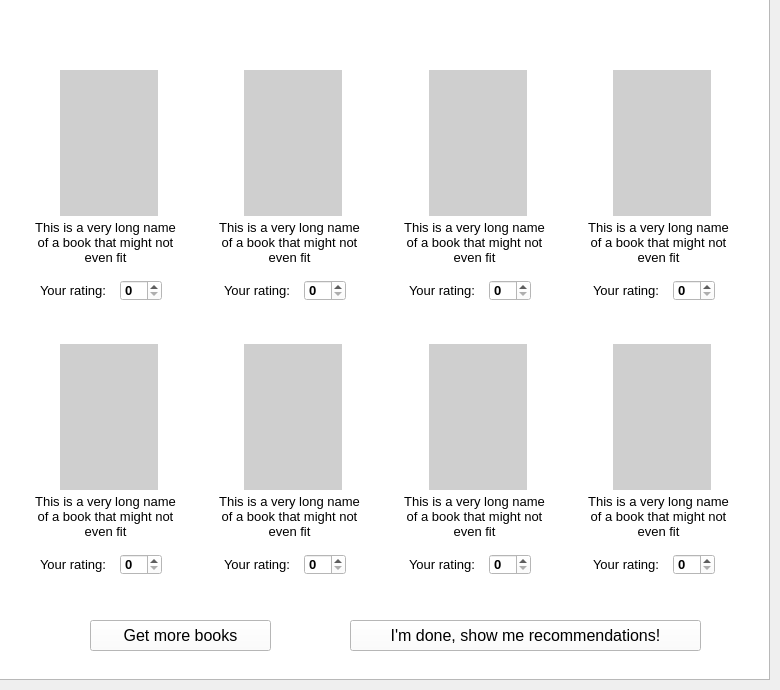
       <widget class="QWidget" name="page_2">
        <widget class="QLabel" name="label_rate">
         <property name="geometry">
          <rect>
           <x>30</x>
           <y>20</y>
           <width>441</width>
           <height>31</height>
          </rect>
         </property>
         <property name="font">
          <font>
           <family>Arial</family>
           <pointsize>14</pointsize>
           <underline>false</underline>
          </font>
         </property>
         <property name="styleSheet">
          <string notr="true">background: transparent;
color: rgb(255, 255, 255);</string>
         </property>
         <property name="text">
          <string>Please, rate the books you have read</string>
         </property>
        </widget>
        <widget class="QPushButton" name="pushButton_more">
         <property name="geometry">
          <rect>
           <x>90</x>
           <y>620</y>
           <width>181</width>
           <height>31</height>
          </rect>
         </property>
         <property name="font">
          <font>
           <family>Arial</family>
           <pointsize>12</pointsize>
          </font>
         </property>
         <property name="styleSheet">
          <string notr="true">background-color: rgb(255, 255, 255);</string>
         </property>
         <property name="text">
          <string>Get more books</string>
         </property>
        </widget>
        <widget class="QPushButton" name="pushButton_done">
         <property name="geometry">
          <rect>
           <x>350</x>
           <y>620</y>
           <width>351</width>
           <height>31</height>
          </rect>
         </property>
         <property name="font">
          <font>
           <family>Arial</family>
           <pointsize>12</pointsize>
          </font>
         </property>
         <property name="styleSheet">
          <string notr="true">background-color: rgb(255, 255, 255);</string>
         </property>
         <property name="text">
          <string>I'm done, show me recommendations!</string>
         </property>
        </widget>
        <widget class="QWidget" name="widget_rate" native="true">
         <property name="geometry">
          <rect>
           <x>20</x>
           <y>60</y>
           <width>731</width>
           <height>541</height>
          </rect>
         </property>
         <property name="styleSheet">
          <string notr="true">background:transparent;</string>
         </property>
         <layout class="QHBoxLayout" name="horizontalLayout_4">
          <item>
           <layout class="QGridLayout" name="gridLayout">
            <item row="0" column="0">
             <widget class="QWidget" name="widget_1" native="true">
              <property name="styleSheet">
               <string notr="true">background-color: rgb(255, 255, 255);</string>
              </property>
              <widget class="QLabel" name="label_title_1">
               <property name="geometry">
                <rect>
                 <x>10</x>
                 <y>160</y>
                 <width>151</width>
                 <height>51</height>
                </rect>
               </property>
               <property name="sizePolicy">
                <sizepolicy hsizetype="Preferred" vsizetype="Preferred">
                 <horstretch>0</horstretch>
                 <verstretch>0</verstretch>
                </sizepolicy>
               </property>
               <property name="font">
                <font>
                 <family>Arial</family>
                 <pointsize>10</pointsize>
                </font>
               </property>
               <property name="acceptDrops">
                <bool>false</bool>
               </property>
               <property name="text">
                <string>This is a very long name of a book that might not even fit</string>
               </property>
               <property name="textFormat">
                <enum>Qt::AutoText</enum>
               </property>
               <property name="scaledContents">
                <bool>false</bool>
               </property>
               <property name="alignment">
                <set>Qt::AlignHCenter|Qt::AlignTop</set>
               </property>
               <property name="wordWrap">
                <bool>true</bool>
               </property>
              </widget>
              <widget class="QLabel" name="label_rating_1">
               <property name="geometry">
                <rect>
                 <x>20</x>
                 <y>220</y>
                 <width>71</width>
                 <height>21</height>
                </rect>
               </property>
               <property name="font">
                <font>
                 <family>Arial</family>
                 <pointsize>10</pointsize>
                </font>
               </property>
               <property name="text">
                <string>Your rating:</string>
               </property>
               <property name="alignment">
                <set>Qt::AlignLeading|Qt::AlignLeft|Qt::AlignVCenter</set>
               </property>
              </widget>
              <widget class="QSpinBox" name="spinBox_rating_1">
               <property name="geometry">
                <rect>
                 <x>100</x>
                 <y>220</y>
                 <width>42</width>
                 <height>21</height>
                </rect>
               </property>
               <property name="font">
                <font>
                 <family>Arial</family>
                 <pointsize>10</pointsize>
                 <weight>75</weight>
                 <bold>true</bold>
                </font>
               </property>
               <property name="maximum">
                <number>5</number>
               </property>
              </widget>
              <widget class="QLabel" name="label_cover_1">
               <property name="geometry">
                <rect>
                 <x>40</x>
                 <y>10</y>
                 <width>98</width>
                 <height>146</height>
                </rect>
               </property>
               <property name="styleSheet">
                <string notr="true">background-color: rgb(207, 207, 207);</string>
               </property>
               <property name="text">
                <string/>
               </property>
              </widget>
             </widget>
            </item>
            <item row="1" column="0">
             <widget class="QWidget" name="widget_5" native="true">
              <property name="styleSheet">
               <string notr="true">background-color: rgb(255, 255, 255);</string>
              </property>
              <widget class="QLabel" name="label_title_5">
               <property name="geometry">
                <rect>
                 <x>10</x>
                 <y>160</y>
                 <width>151</width>
                 <height>51</height>
                </rect>
               </property>
               <property name="sizePolicy">
                <sizepolicy hsizetype="Preferred" vsizetype="Preferred">
                 <horstretch>0</horstretch>
                 <verstretch>0</verstretch>
                </sizepolicy>
               </property>
               <property name="font">
                <font>
                 <family>Arial</family>
                 <pointsize>10</pointsize>
                </font>
               </property>
               <property name="acceptDrops">
                <bool>false</bool>
               </property>
               <property name="text">
                <string>This is a very long name of a book that might not even fit</string>
               </property>
               <property name="textFormat">
                <enum>Qt::AutoText</enum>
               </property>
               <property name="scaledContents">
                <bool>false</bool>
               </property>
               <property name="alignment">
                <set>Qt::AlignHCenter|Qt::AlignTop</set>
               </property>
               <property name="wordWrap">
                <bool>true</bool>
               </property>
              </widget>
              <widget class="QLabel" name="label_rating_5">
               <property name="geometry">
                <rect>
                 <x>20</x>
                 <y>220</y>
                 <width>71</width>
                 <height>21</height>
                </rect>
               </property>
               <property name="font">
                <font>
                 <family>Arial</family>
                 <pointsize>10</pointsize>
                </font>
               </property>
               <property name="text">
                <string>Your rating:</string>
               </property>
               <property name="alignment">
                <set>Qt::AlignLeading|Qt::AlignLeft|Qt::AlignVCenter</set>
               </property>
              </widget>
              <widget class="QSpinBox" name="spinBox_rating_5">
               <property name="geometry">
                <rect>
                 <x>100</x>
                 <y>220</y>
                 <width>42</width>
                 <height>21</height>
                </rect>
               </property>
               <property name="font">
                <font>
                 <family>Arial</family>
                 <pointsize>10</pointsize>
                 <weight>75</weight>
                 <bold>true</bold>
                </font>
               </property>
               <property name="maximum">
                <number>5</number>
               </property>
              </widget>
              <widget class="QLabel" name="label_cover_5">
               <property name="geometry">
                <rect>
                 <x>40</x>
                 <y>10</y>
                 <width>98</width>
                 <height>146</height>
                </rect>
               </property>
               <property name="styleSheet">
                <string notr="true">background-color: rgb(207, 207, 207);</string>
               </property>
               <property name="text">
                <string/>
               </property>
              </widget>
             </widget>
            </item>
            <item row="0" column="2">
             <widget class="QWidget" name="widget_3" native="true">
              <property name="styleSheet">
               <string notr="true">background-color: rgb(255, 255, 255);</string>
              </property>
              <widget class="QLabel" name="label_title_3">
               <property name="geometry">
                <rect>
                 <x>10</x>
                 <y>160</y>
                 <width>151</width>
                 <height>51</height>
                </rect>
               </property>
               <property name="sizePolicy">
                <sizepolicy hsizetype="Preferred" vsizetype="Preferred">
                 <horstretch>0</horstretch>
                 <verstretch>0</verstretch>
                </sizepolicy>
               </property>
               <property name="font">
                <font>
                 <family>Arial</family>
                 <pointsize>10</pointsize>
                </font>
               </property>
               <property name="acceptDrops">
                <bool>false</bool>
               </property>
               <property name="text">
                <string>This is a very long name of a book that might not even fit</string>
               </property>
               <property name="textFormat">
                <enum>Qt::AutoText</enum>
               </property>
               <property name="scaledContents">
                <bool>false</bool>
               </property>
               <property name="alignment">
                <set>Qt::AlignHCenter|Qt::AlignTop</set>
               </property>
               <property name="wordWrap">
                <bool>true</bool>
               </property>
              </widget>
              <widget class="QLabel" name="label_rating_3">
               <property name="geometry">
                <rect>
                 <x>20</x>
                 <y>220</y>
                 <width>71</width>
                 <height>21</height>
                </rect>
               </property>
               <property name="font">
                <font>
                 <family>Arial</family>
                 <pointsize>10</pointsize>
                </font>
               </property>
               <property name="text">
                <string>Your rating:</string>
               </property>
               <property name="alignment">
                <set>Qt::AlignLeading|Qt::AlignLeft|Qt::AlignVCenter</set>
               </property>
              </widget>
              <widget class="QSpinBox" name="spinBox_rating_3">
               <property name="geometry">
                <rect>
                 <x>100</x>
                 <y>220</y>
                 <width>42</width>
                 <height>21</height>
                </rect>
               </property>
               <property name="font">
                <font>
                 <family>Arial</family>
                 <pointsize>10</pointsize>
                 <weight>75</weight>
                 <bold>true</bold>
                </font>
               </property>
               <property name="minimum">
                <number>0</number>
               </property>
               <property name="maximum">
                <number>5</number>
               </property>
               <property name="value">
                <number>0</number>
               </property>
              </widget>
              <widget class="QLabel" name="label_cover_3">
               <property name="geometry">
                <rect>
                 <x>40</x>
                 <y>10</y>
                 <width>98</width>
                 <height>146</height>
                </rect>
               </property>
               <property name="styleSheet">
                <string notr="true">background-color: rgb(207, 207, 207);</string>
               </property>
               <property name="text">
                <string/>
               </property>
              </widget>
             </widget>
            </item>
            <item row="0" column="3">
             <widget class="QWidget" name="widget_4" native="true">
              <property name="styleSheet">
               <string notr="true">background-color: rgb(255, 255, 255);</string>
              </property>
              <widget class="QLabel" name="label_title_4">
               <property name="geometry">
                <rect>
                 <x>10</x>
                 <y>160</y>
                 <width>151</width>
                 <height>51</height>
                </rect>
               </property>
               <property name="sizePolicy">
                <sizepolicy hsizetype="Preferred" vsizetype="Preferred">
                 <horstretch>0</horstretch>
                 <verstretch>0</verstretch>
                </sizepolicy>
               </property>
               <property name="font">
                <font>
                 <family>Arial</family>
                 <pointsize>10</pointsize>
                </font>
               </property>
               <property name="acceptDrops">
                <bool>false</bool>
               </property>
               <property name="text">
                <string>This is a very long name of a book that might not even fit</string>
               </property>
               <property name="textFormat">
                <enum>Qt::AutoText</enum>
               </property>
               <property name="scaledContents">
                <bool>false</bool>
               </property>
               <property name="alignment">
                <set>Qt::AlignHCenter|Qt::AlignTop</set>
               </property>
               <property name="wordWrap">
                <bool>true</bool>
               </property>
              </widget>
              <widget class="QLabel" name="label_rating_4">
               <property name="geometry">
                <rect>
                 <x>20</x>
                 <y>220</y>
                 <width>71</width>
                 <height>21</height>
                </rect>
               </property>
               <property name="font">
                <font>
                 <family>Arial</family>
                 <pointsize>10</pointsize>
                </font>
               </property>
               <property name="text">
                <string>Your rating:</string>
               </property>
               <property name="alignment">
                <set>Qt::AlignLeading|Qt::AlignLeft|Qt::AlignVCenter</set>
               </property>
              </widget>
              <widget class="QSpinBox" name="spinBox_rating_4">
               <property name="geometry">
                <rect>
                 <x>100</x>
                 <y>220</y>
                 <width>42</width>
                 <height>21</height>
                </rect>
               </property>
               <property name="font">
                <font>
                 <family>Arial</family>
                 <pointsize>10</pointsize>
                 <weight>75</weight>
                 <bold>true</bold>
                </font>
               </property>
               <property name="maximum">
                <number>5</number>
               </property>
              </widget>
              <widget class="QLabel" name="label_cover_4">
               <property name="geometry">
                <rect>
                 <x>40</x>
                 <y>10</y>
                 <width>98</width>
                 <height>146</height>
                </rect>
               </property>
               <property name="styleSheet">
                <string notr="true">background-color: rgb(207, 207, 207);</string>
               </property>
               <property name="text">
                <string/>
               </property>
              </widget>
             </widget>
            </item>
            <item row="1" column="3">
             <widget class="QWidget" name="widget_8" native="true">
              <property name="styleSheet">
               <string notr="true">background-color: rgb(255, 255, 255);</string>
              </property>
              <widget class="QLabel" name="label_title_8">
               <property name="geometry">
                <rect>
                 <x>10</x>
                 <y>160</y>
                 <width>151</width>
                 <height>51</height>
                </rect>
               </property>
               <property name="sizePolicy">
                <sizepolicy hsizetype="Preferred" vsizetype="Preferred">
                 <horstretch>0</horstretch>
                 <verstretch>0</verstretch>
                </sizepolicy>
               </property>
               <property name="font">
                <font>
                 <family>Arial</family>
                 <pointsize>10</pointsize>
                </font>
               </property>
               <property name="acceptDrops">
                <bool>false</bool>
               </property>
               <property name="text">
                <string>This is a very long name of a book that might not even fit</string>
               </property>
               <property name="textFormat">
                <enum>Qt::AutoText</enum>
               </property>
               <property name="scaledContents">
                <bool>false</bool>
               </property>
               <property name="alignment">
                <set>Qt::AlignHCenter|Qt::AlignTop</set>
               </property>
               <property name="wordWrap">
                <bool>true</bool>
               </property>
              </widget>
              <widget class="QLabel" name="label_rating_8">
               <property name="geometry">
                <rect>
                 <x>20</x>
                 <y>220</y>
                 <width>81</width>
                 <height>21</height>
                </rect>
               </property>
               <property name="font">
                <font>
                 <family>Arial</family>
                 <pointsize>10</pointsize>
                </font>
               </property>
               <property name="text">
                <string>Your rating:</string>
               </property>
               <property name="alignment">
                <set>Qt::AlignLeading|Qt::AlignLeft|Qt::AlignVCenter</set>
               </property>
              </widget>
              <widget class="QSpinBox" name="spinBox_rating_8">
               <property name="geometry">
                <rect>
                 <x>100</x>
                 <y>220</y>
                 <width>42</width>
                 <height>21</height>
                </rect>
               </property>
               <property name="font">
                <font>
                 <family>Arial</family>
                 <pointsize>10</pointsize>
                 <weight>75</weight>
                 <bold>true</bold>
                </font>
               </property>
               <property name="maximum">
                <number>5</number>
               </property>
              </widget>
              <widget class="QLabel" name="label_cover_8">
               <property name="geometry">
                <rect>
                 <x>40</x>
                 <y>10</y>
                 <width>98</width>
                 <height>146</height>
                </rect>
               </property>
               <property name="styleSheet">
                <string notr="true">background-color: rgb(207, 207, 207);</string>
               </property>
               <property name="text">
                <string/>
               </property>
              </widget>
             </widget>
            </item>
            <item row="1" column="2">
             <widget class="QWidget" name="widget_7" native="true">
              <property name="styleSheet">
               <string notr="true">background-color: rgb(255, 255, 255);</string>
              </property>
              <widget class="QLabel" name="label_title_7">
               <property name="geometry">
                <rect>
                 <x>10</x>
                 <y>160</y>
                 <width>151</width>
                 <height>51</height>
                </rect>
               </property>
               <property name="sizePolicy">
                <sizepolicy hsizetype="Preferred" vsizetype="Preferred">
                 <horstretch>0</horstretch>
                 <verstretch>0</verstretch>
                </sizepolicy>
               </property>
               <property name="font">
                <font>
                 <family>Arial</family>
                 <pointsize>10</pointsize>
                </font>
               </property>
               <property name="acceptDrops">
                <bool>false</bool>
               </property>
               <property name="text">
                <string>This is a very long name of a book that might not even fit</string>
               </property>
               <property name="textFormat">
                <enum>Qt::AutoText</enum>
               </property>
               <property name="scaledContents">
                <bool>false</bool>
               </property>
               <property name="alignment">
                <set>Qt::AlignHCenter|Qt::AlignTop</set>
               </property>
               <property name="wordWrap">
                <bool>true</bool>
               </property>
              </widget>
              <widget class="QLabel" name="label_rating_7">
               <property name="geometry">
                <rect>
                 <x>20</x>
                 <y>220</y>
                 <width>71</width>
                 <height>21</height>
                </rect>
               </property>
               <property name="font">
                <font>
                 <family>Arial</family>
                 <pointsize>10</pointsize>
                </font>
               </property>
               <property name="text">
                <string>Your rating:</string>
               </property>
               <property name="alignment">
                <set>Qt::AlignLeading|Qt::AlignLeft|Qt::AlignVCenter</set>
               </property>
              </widget>
              <widget class="QSpinBox" name="spinBox_rating_7">
               <property name="geometry">
                <rect>
                 <x>100</x>
                 <y>220</y>
                 <width>42</width>
                 <height>21</height>
                </rect>
               </property>
               <property name="font">
                <font>
                 <family>Arial</family>
                 <pointsize>10</pointsize>
                 <weight>75</weight>
                 <bold>true</bold>
                </font>
               </property>
               <property name="maximum">
                <number>5</number>
               </property>
              </widget>
              <widget class="QLabel" name="label_cover_7">
               <property name="geometry">
                <rect>
                 <x>40</x>
                 <y>10</y>
                 <width>98</width>
                 <height>146</height>
                </rect>
               </property>
               <property name="styleSheet">
                <string notr="true">background-color: rgb(207, 207, 207);</string>
               </property>
               <property name="text">
                <string/>
               </property>
              </widget>
             </widget>
            </item>
            <item row="1" column="1">
             <widget class="QWidget" name="widget_6" native="true">
              <property name="styleSheet">
               <string notr="true">background-color: rgb(255, 255, 255);</string>
              </property>
              <widget class="QLabel" name="label_title_6">
               <property name="geometry">
                <rect>
                 <x>10</x>
                 <y>160</y>
                 <width>151</width>
                 <height>51</height>
                </rect>
               </property>
               <property name="sizePolicy">
                <sizepolicy hsizetype="Preferred" vsizetype="Preferred">
                 <horstretch>0</horstretch>
                 <verstretch>0</verstretch>
                </sizepolicy>
               </property>
               <property name="font">
                <font>
                 <family>Arial</family>
                 <pointsize>10</pointsize>
                </font>
               </property>
               <property name="acceptDrops">
                <bool>false</bool>
               </property>
               <property name="text">
                <string>This is a very long name of a book that might not even fit</string>
               </property>
               <property name="textFormat">
                <enum>Qt::AutoText</enum>
               </property>
               <property name="scaledContents">
                <bool>false</bool>
               </property>
               <property name="alignment">
                <set>Qt::AlignHCenter|Qt::AlignTop</set>
               </property>
               <property name="wordWrap">
                <bool>true</bool>
               </property>
              </widget>
              <widget class="QLabel" name="label_rating_6">
               <property name="geometry">
                <rect>
                 <x>20</x>
                 <y>220</y>
                 <width>71</width>
                 <height>21</height>
                </rect>
               </property>
               <property name="font">
                <font>
                 <family>Arial</family>
                 <pointsize>10</pointsize>
                </font>
               </property>
               <property name="text">
                <string>Your rating:</string>
               </property>
               <property name="alignment">
                <set>Qt::AlignLeading|Qt::AlignLeft|Qt::AlignVCenter</set>
               </property>
              </widget>
              <widget class="QSpinBox" name="spinBox_rating_6">
               <property name="geometry">
                <rect>
                 <x>100</x>
                 <y>220</y>
                 <width>42</width>
                 <height>21</height>
                </rect>
               </property>
               <property name="font">
                <font>
                 <family>Arial</family>
                 <pointsize>10</pointsize>
                 <weight>75</weight>
                 <bold>true</bold>
                </font>
               </property>
               <property name="maximum">
                <number>5</number>
               </property>
              </widget>
              <widget class="QLabel" name="label_cover_6">
               <property name="geometry">
                <rect>
                 <x>40</x>
                 <y>10</y>
                 <width>98</width>
                 <height>146</height>
                </rect>
               </property>
               <property name="styleSheet">
                <string notr="true">background-color: rgb(207, 207, 207);</string>
               </property>
               <property name="text">
                <string/>
               </property>
              </widget>
             </widget>
            </item>
            <item row="0" column="1">
             <widget class="QWidget" name="widget_2" native="true">
              <property name="styleSheet">
               <string notr="true">background-color: rgb(255, 255, 255);</string>
              </property>
              <widget class="QLabel" name="label_title_2">
               <property name="geometry">
                <rect>
                 <x>10</x>
                 <y>160</y>
                 <width>151</width>
                 <height>51</height>
                </rect>
               </property>
               <property name="sizePolicy">
                <sizepolicy hsizetype="Preferred" vsizetype="Preferred">
                 <horstretch>0</horstretch>
                 <verstretch>0</verstretch>
                </sizepolicy>
               </property>
               <property name="font">
                <font>
                 <family>Arial</family>
                 <pointsize>10</pointsize>
                </font>
               </property>
               <property name="acceptDrops">
                <bool>false</bool>
               </property>
               <property name="text">
                <string>This is a very long name of a book that might not even fit</string>
               </property>
               <property name="textFormat">
                <enum>Qt::AutoText</enum>
               </property>
               <property name="scaledContents">
                <bool>false</bool>
               </property>
               <property name="alignment">
                <set>Qt::AlignHCenter|Qt::AlignTop</set>
               </property>
               <property name="wordWrap">
                <bool>true</bool>
               </property>
              </widget>
              <widget class="QLabel" name="label_rating_2">
               <property name="geometry">
                <rect>
                 <x>20</x>
                 <y>220</y>
                 <width>71</width>
                 <height>21</height>
                </rect>
               </property>
               <property name="font">
                <font>
                 <family>Arial</family>
                 <pointsize>10</pointsize>
                </font>
               </property>
               <property name="text">
                <string>Your rating:</string>
               </property>
               <property name="alignment">
                <set>Qt::AlignLeading|Qt::AlignLeft|Qt::AlignVCenter</set>
               </property>
              </widget>
              <widget class="QSpinBox" name="spinBox_rating_2">
               <property name="geometry">
                <rect>
                 <x>100</x>
                 <y>220</y>
                 <width>42</width>
                 <height>21</height>
                </rect>
               </property>
               <property name="font">
                <font>
                 <family>Arial</family>
                 <pointsize>10</pointsize>
                 <weight>75</weight>
                 <bold>true</bold>
                </font>
               </property>
               <property name="maximum">
                <number>5</number>
               </property>
              </widget>
              <widget class="QLabel" name="label_cover_2">
               <property name="geometry">
                <rect>
                 <x>40</x>
                 <y>10</y>
                 <width>98</width>
                 <height>146</height>
                </rect>
               </property>
               <property name="styleSheet">
                <string notr="true">background-color: rgb(207, 207, 207);</string>
               </property>
               <property name="text">
                <string/>
               </property>
              </widget>
             </widget>
            </item>
           </layout>
          </item>
         </layout>
        </widget>
        <widget class="QGraphicsView" name="graphicsView_background_2">
         <property name="geometry">
          <rect>
           <x>-1</x>
           <y>-1</y>
           <width>771</width>
           <height>681</height>
          </rect>
         </property>
         <property name="styleSheet">
          <string notr="true">background:url(:/newPrefix/digital-book.jpg)</string>
         </property>
        </widget>
        <zorder>graphicsView_background_2</zorder>
        <zorder>label_rate</zorder>
        <zorder>pushButton_more</zorder>
        <zorder>pushButton_done</zorder>
        <zorder>widget_rate</zorder>
       </widget>
